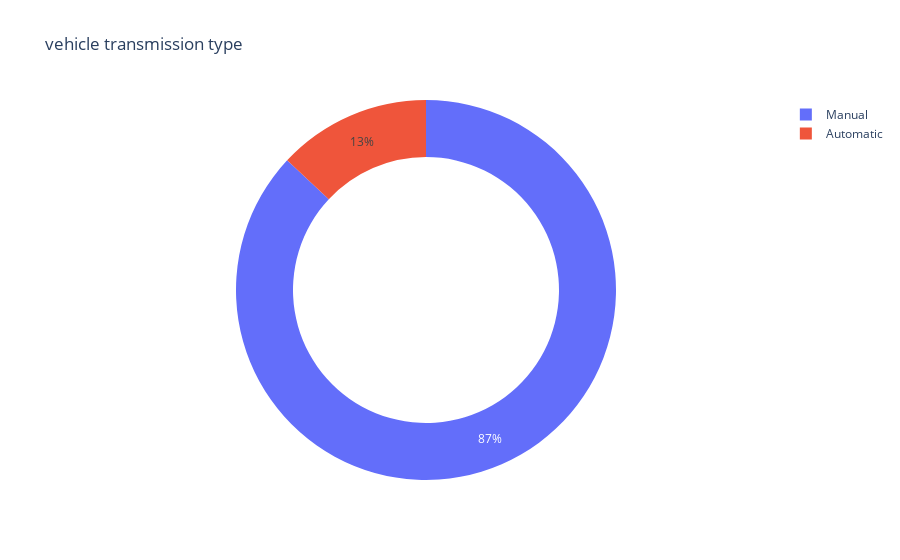

Source (notebook cell):
### Markdown cell above
# 5. which type of transmission used by most of the vehicle ?

### Code cell
px.pie(data_frame = car ,names = car.transmission.value_counts().index,values = car.transmission.value_counts().values,
      title = "vehicle transmission type " ,hole = 0.7
      )

### Figure 1 — Plotly figure (JSON) as saved in the notebook; plotly's stock layout.template omitted (floating-point values rounded to 4 significant figures)
{"data": [{"domain": {"x": [0, 1], "y": [0, 1]}, "hole": 0.7, "hovertemplate": "label=%{label}<br>value=%{value}<extra></extra>", "labels": ["Manual", "Automatic"], "legendgroup": "", "name": "", "showlegend": true, "type": "pie", "values": [260, 39]}], "layout": {"legend": {"tracegroupgap": 0}, "title": {"text": "vehicle transmission type "}}}
